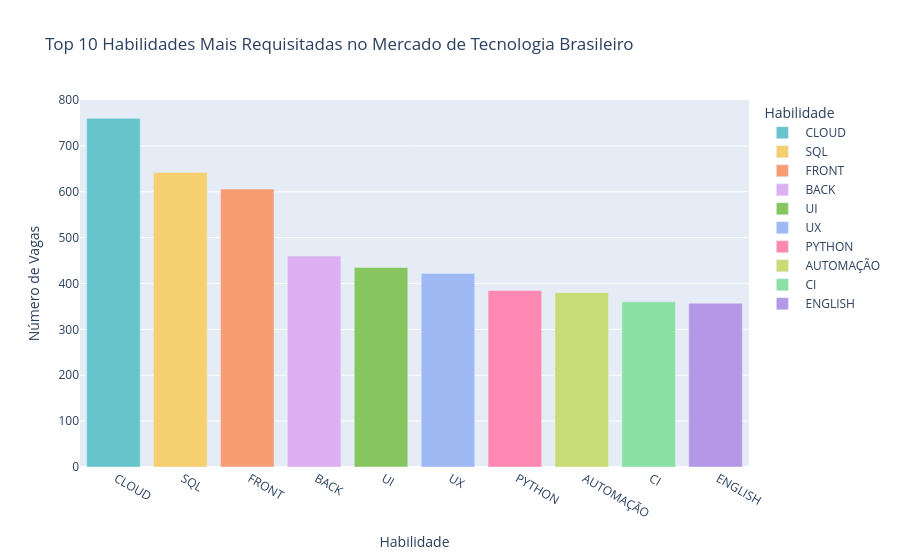

Source (notebook cell):
### Markdown cell above
### Habilidades mais demandadas

### Code cell
# Top 10 Habilidades Mais Requisitadas
# Somar as colunas de habilidades agrupando por categoria
habilidades_soma = df[cols_habilidades].sum().sort_values(ascending=False)
# Selecionar as 10 mais comuns
top_habilidades = habilidades_soma.head(10).reset_index()
top_habilidades.columns = ["Habilidade", "Contagem"]  # Renomeando as colunas para maior clareza
# Criando o gráfico
fig = px.bar(top_habilidades, 
             x="Habilidade", 
             y="Contagem",
             labels={"Habilidade": "Habilidade", "Contagem": "Número de Vagas"},
             title="Top 10 Habilidades Mais Requisitadas no Mercado de Tecnologia Brasileiro",
             color="Habilidade",  # Adiciona cores diferentes para cada habilidade
             color_discrete_sequence=px.colors.qualitative.Pastel)
fig.update_layout(xaxis_title="Habilidade", 
                 yaxis_title="Número de Vagas",
                 xaxis={'categoryorder':'total descending'})  # Ordena habilidades por contagem
fig.show()

### Figure 1 — Plotly figure (JSON) as saved in the notebook; plotly's stock layout.template omitted (floating-point values rounded to 4 significant figures)
{"data": [{"alignmentgroup": "True", "hovertemplate": "Habilidade=%{x}<br>Número de Vagas=%{y}<extra></extra>", "legendgroup": " CLOUD ", "marker": {"color": "rgb(102, 197, 204)", "pattern": {"shape": ""}}, "name": " CLOUD ", "offsetgroup": " CLOUD ", "orientation": "v", "showlegend": true, "textposition": "auto", "type": "bar", "x": [" CLOUD "], "xaxis": "x", "y": [760], "yaxis": "y"}, {"alignmentgroup": "True", "hovertemplate": "Habilidade=%{x}<br>Número de Vagas=%{y}<extra></extra>", "legendgroup": " SQL ", "marker": {"color": "rgb(246, 207, 113)", "pattern": {"shape": ""}}, "name": " SQL ", "offsetgroup": " SQL ", "orientation": "v", "showlegend": true, "textposition": "auto", "type": "bar", "x": [" SQL "], "xaxis": "x", "y": [642], "yaxis": "y"}, {"alignmentgroup": "True", "hovertemplate": "Habilidade=%{x}<br>Número de Vagas=%{y}<extra></extra>", "legendgroup": " FRONT ", "marker": {"color": "rgb(248, 156, 116)", "pattern": {"shape": ""}}, "name": " FRONT ", "offsetgroup": " FRONT ", "orientation": "v", "showlegend": true, "textposition": "auto", "type": "bar", "x": [" FRONT "], "xaxis": "x", "y": [606], "yaxis": "y"}, {"alignmentgroup": "True", "hovertemplate": "Habilidade=%{x}<br>Número de Vagas=%{y}<extra></extra>", "legendgroup": " BACK ", "marker": {"color": "rgb(220, 176, 242)", "pattern": {"shape": ""}}, "name": " BACK ", "offsetgroup": " BACK ", "orientation": "v", "showlegend": true, "textposition": "auto", "type": "bar", "x": [" BACK "], "xaxis": "x", "y": [460], "yaxis": "y"}, {"alignmentgroup": "True", "hovertemplate": "Habilidade=%{x}<br>Número de Vagas=%{y}<extra></extra>", "legendgroup": " UI ", "marker": {"color": "rgb(135, 197, 95)", "pattern": {"shape": ""}}, "name": " UI ", "offsetgroup": " UI ", "orientation": "v", "showlegend": true, "textposition": "auto", "type": "bar", "x": [" UI "], "xaxis": "x", "y": [435], "yaxis": "y"}, {"alignmentgroup": "True", "hovertemplate": "Habilidade=%{x}<br>Número de Vagas=%{y}<extra></extra>", "legendgroup": " UX ", "marker": {"color": "rgb(158, 185, 243)", "pattern": {"shape": ""}}, "name": " UX ", "offsetgroup": " UX ", "orientation": "v", "showlegend": true, "textposition": "auto", "type": "bar", "x": [" UX "], "xaxis": "x", "y": [422], "yaxis": "y"}, {"alignmentgroup": "True", "hovertemplate": "Habilidade=%{x}<br>Número de Vagas=%{y}<extra></extra>", "legendgroup": " PYTHON ", "marker": {"color": "rgb(254, 136, 177)", "pattern": {"shape": ""}}, "name": " PYTHON ", "offsetgroup": " PYTHON ", "orientation": "v", "showlegend": true, "textposition": "auto", "type": "bar", "x": [" PYTHON "], "xaxis": "x", "y": [385], "yaxis": "y"}, {"alignmentgroup": "True", "hovertemplate": "Habilidade=%{x}<br>Número de Vagas=%{y}<extra></extra>", "legendgroup": " AUTOMAÇÃO ", "marker": {"color": "rgb(201, 219, 116)", "pattern": {"shape": ""}}, "name": " AUTOMAÇÃO ", "offsetgroup": " AUTOMAÇÃO ", "orientation": "v", "showlegend": true, "textposition": "auto", "type": "bar", "x": [" AUTOMAÇÃO "], "xaxis": "x", "y": [380], "yaxis": "y"}, {"alignmentgroup": "True", "hovertemplate": "Habilidade=%{x}<br>Número de Vagas=%{y}<extra></extra>", "legendgroup": " CI ", "marker": {"color": "rgb(139, 224, 164)", "pattern": {"shape": ""}}, "name": " CI ", "offsetgroup": " CI ", "orientation": "v", "showlegend": true, "textposition": "auto", "type": "bar", "x": [" CI "], "xaxis": "x", "y": [360], "yaxis": "y"}, {"alignmentgroup": "True", "hovertemplate": "Habilidade=%{x}<br>Número de Vagas=%{y}<extra></extra>", "legendgroup": " ENGLISH ", "marker": {"color": "rgb(180, 151, 231)", "pattern": {"shape": ""}}, "name": " ENGLISH ", "offsetgroup": " ENGLISH ", "orientation": "v", "showlegend": true, "textposition": "auto", "type": "bar", "x": [" ENGLISH "], "xaxis": "x", "y": [357], "yaxis": "y"}], "layout": {"barmode": "relative", "legend": {"title": {"text": "Habilidade"}, "tracegroupgap": 0}, "title": {"text": "Top 10 Habilidades Mais Requisitadas no Mercado de Tecnologia Brasileiro"}, "xaxis": {"anchor": "y", "categoryarray": [" CLOUD ", " SQL ", " FRONT ", " BACK ", " UI ", " UX ", " PYTHON ", " AUTOMAÇÃO ", " CI ", " ENGLISH "], "categoryorder": "total descending", "domain": [0, 1], "title": {"text": "Habilidade"}}, "yaxis": {"anchor": "x", "domain": [0, 1], "title": {"text": "Número de Vagas"}}}}
